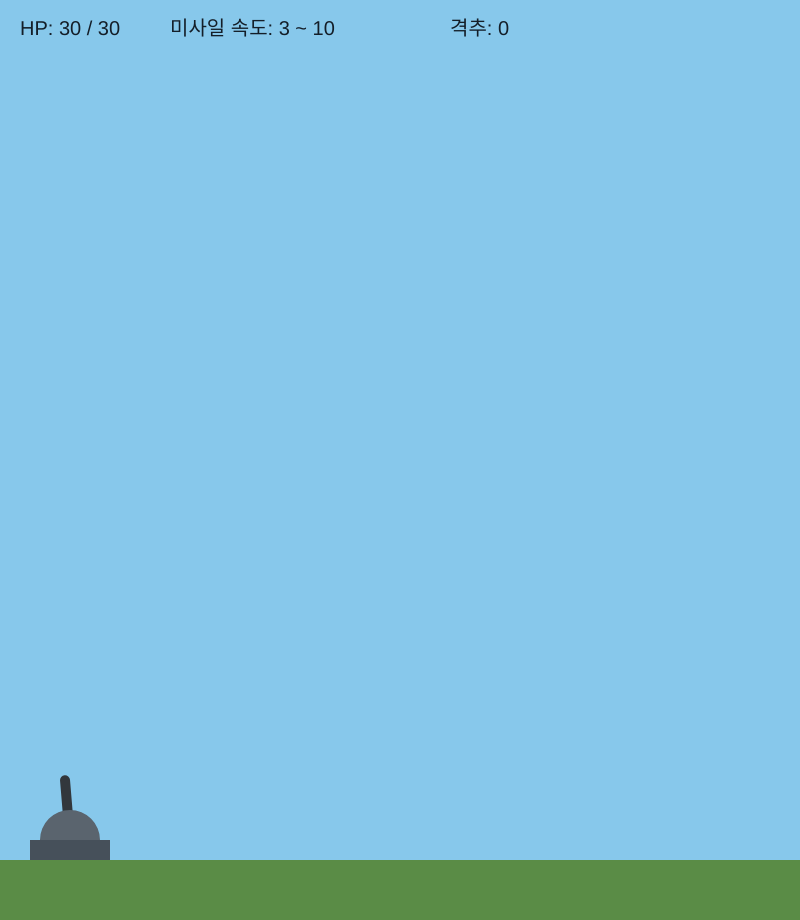
Frame 1 (no input)
Frame 60 (no input): identical to frame 1, image omitted
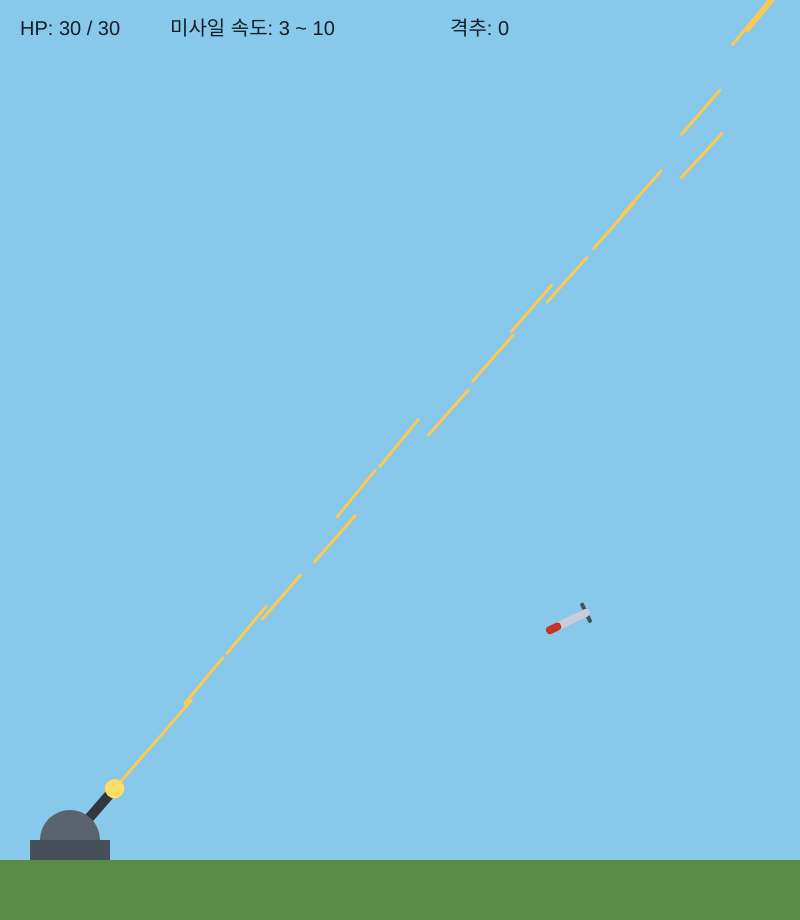
Frame 120 (the mouse pressed at the canvas centre since frame 60)

The p5.js sketch that drew these frames (run headless with seeded random() and noise() and a simulated clock; from frame 60 on, the mouse is pressed at the canvas centre):

// p5.js sketch
// ── sketch.js

// 대공포 게임

// [대공포 위치]: 포탑 중심 좌표 (포신이 도는 기준점) - 왼쪽 아래 구석
let gunX = 70;
let gunY = 840;

// [땅 높이]: 이 y값보다 아래는 땅
let groundY = 860;

// [미사일]: 미사일 1개 = { x, y, dirX, dirY, speed }
//  x, y       : 미사일 머리(앞 끝) 위치
//  dirX, dirY : 날아가는 방향 (길이 1짜리 방향)
//  speed      : 한 프레임에 움직이는 거리
let missiles = [];

// [포탄]: 포탄 1개 = { x, y, vx, vy }
//  x, y   : 포탄 위치
//  vx, vy : 한 프레임에 움직이는 가로, 세로 거리
let bullets = [];

// [마지막 발사 프레임]: 포구 화염을 잠깐 보여주기 위해 기억
let lastFireFrame = -100;

// [폭발 목록]: 폭발 1개 = { x, y, life }
//  life : 남은 프레임 수 (0이 되면 사라짐)
let booms = [];

// [게임 상태]
let hp = 30;            // 대공포 체력
let score = 0;          // 격추한 미사일 수
let isGameOver = false; // HP가 0이 되면 true
let startFrame = 0;     // 게임을 시작한 프레임 (속도 계산 기준)

function setup() {
  createCanvas(800, 920); // 세로로 긴 캔버스 (1920x1080 화면에서 안 잘리는 높이)
}


function draw() {
  drawBackground(); // 하늘과 땅 그리기

  // 게임 중일 때만 미사일 생성과 발사
  if (!isGameOver) {
    // 60프레임(약 1초)마다 미사일 1개 생성
    if (frameCount % 60 === 0) {
      spawnMissile();
    }

    // [연사]: 마우스를 누르고 있는 동안 매 프레임 1발 (초당 약 60발)
    if (mouseIsPressed) {
      fireBullet();
      // fireBullet();
    }
  }

  updateMissiles(); // 미사일 이동 + 그리기 (땅에 닿으면 HP 감소)
  updateBullets();  // 포탄 이동 + 그리기
  checkHits();      // 포탄과 미사일 충돌 검사
  drawBooms();      // 폭발 그리기
  drawGun();        // 대공포 그리기
  drawUI();         // HP, 속도 범위, 점수, Your Died
}

// [배경]: 하늘과 땅
function drawBackground() {
  background(135, 200, 235); // 하늘색으로 화면 전체 칠하기

  noStroke();                         // 테두리 없음
  fill(90, 140, 70);                  // 땅 색 (초록)
  rect(0, groundY, width, height - groundY); // 화면 아래쪽 땅
}

// [대공포]: 몸체, 포신, 포탑
function drawGun() {
  // [방향 계산]: 포탑 중심 → 마우스까지의 차이와 거리
  let dx = mouseX - gunX;                   // 가로 차이
  let dy = mouseY - gunY;                   // 세로 차이
  let d = dist(gunX, gunY, mouseX, mouseY); // 두 점 사이 거리
  if (d < 1) {
    d = 1; // 거리가 0이면 나눗셈이 안 되므로 1로 고정
  }

  // [포신 끝 좌표]: 마우스 방향으로 60px 떨어진 점
  let endX = gunX + dx / d * 60;
  let endY = gunY + dy / d * 60;

  // [포신]: 포탑 중심에서 포신 끝까지 굵은 선
  stroke(50, 55, 60);  // 진한 회색
  strokeWeight(10);    // 선 굵기 10
  line(gunX, gunY, endX, endY);

  // [포구 화염]: 방금 쐈다면(2프레임 이내) 포신 끝에 노란 불꽃
  if (frameCount - lastFireFrame < 2) {
    noStroke();
    fill(255, 220, 100);                         // 밝은 노란색
    let flashX = endX + dx / d * 8;              // 포신 끝보다 조금 앞
    let flashY = endY + dy / d * 8;
    ellipse(flashX, flashY, random(14, 22), random(14, 22)); // 크기가 매번 달라 번쩍이는 느낌
  }

  // [포탑]: 위로 볼록한 반원 (포신 뿌리를 덮음)
  noStroke();
  fill(90, 100, 110);                    // 회색
  arc(gunX, gunY, 60, 60, 3.14, 6.28);   // 180도 ~ 360도 = 위쪽 반원

  // [몸체]: 포탑 아래 직사각형 받침
  fill(70, 80, 90);                // 조금 더 진한 회색
  rect(gunX - 40, gunY, 80, 20);   // 포탑 바로 아래부터 땅까지
}

// [미사일 생성]: 화면 위쪽 또는 오른쪽 밖에서 대공포를 향해 출발
function spawnMissile() {
  let m = {}; // 미사일 1개

  // 위쪽, 오른쪽 중 하나를 랜덤으로 고르기
  if (random(0, 1) < 0.5) {
    // [위쪽]: 화면 위 바로 바깥, 가로는 아무 데나
    m.x = random(0, width);
    m.y = random(-80, -40);
  } 
  else {
    // [오른쪽]: 화면 오른쪽 바로 바깥, 세로는 위 ~ 650 사이
    m.x = random(width + 40, width + 80);
    m.y = random(0, 650);
  }

  // [방향 계산]: 미사일 → 대공포 받침(땅 위)까지
  let dx = gunX - m.x;
  let dy = groundY - m.y;
  let d = dist(m.x, m.y, gunX, groundY);
  m.dirX = dx / d;       // 가로 방향
  m.dirY = dy / d;       // 세로 방향

  // [속도]: 시간이 지날수록 빨라지는 범위에서 랜덤
  let bonus = getSpeedBonus();
  m.speed = random(3 + bonus, 10 + bonus); // 처음 3~10 → 최대 103~110

  missiles.push(m); // 배열에 추가
}

// [미사일 이동]: 모든 미사일을 움직이고, 남길 미사일만 새 배열에 담기
function updateMissiles() {
  let alive = []; // 다음 프레임에도 남을 미사일

  for (let i = 0; i < missiles.length; i++) {
    let m = missiles[i]; // 현재 미사일

    // 포탄에 맞은 미사일(dead)은 건너뜀 = 새 배열에 안 넣음
    if (!m.dead) {
      m.x += m.dirX * m.speed; // 방향 × 속도만큼 가로 이동
      m.y += m.dirY * m.speed; // 방향 × 속도만큼 세로 이동

      // 머리가 땅에 닿으면 = 대공포 피격
      if (m.y >= groundY) {
        addBoom(m.x, groundY);  // 떨어진 자리에 폭발
        if (hp > 0) {
          hp -= 1;              // HP 1 감소
        }
        if (hp === 0) {
          isGameOver = true;    // HP가 0이면 게임 오버
        }
        // 새 배열에 넣지 않음 = 미사일 제거
      } 
      else {
        drawMissile(m);   // 아직 공중이면 그리기
        alive.push(m);    // 새 배열에 남기기
      }
    }
  }

  missiles = alive; // 남은 미사일만으로 배열 교체
}

// [미사일 그리기]: 날아가는 방향을 따라 선으로 그림 (회전 없이)
function drawMissile(m) {
  // 꼬리 위치: 머리에서 반대 방향으로 40px
  let tailX = m.x - m.dirX * 40;
  let tailY = m.y - m.dirY * 40;

  // [날개]: 꼬리에서 진행 방향과 수직으로 뻗은 짧은 선
  stroke(70, 80, 90);
  strokeWeight(4);
  line(tailX - m.dirY * 9, tailY + m.dirX * 9,
       tailX + m.dirY * 9, tailY - m.dirX * 9);

  // [몸통]: 꼬리에서 머리 바로 뒤까지 굵은 회색 선
  stroke(200, 205, 215);
  strokeWeight(8);
  line(tailX, tailY, m.x - m.dirX * 8, m.y - m.dirY * 8);

  // [탄두]: 머리 끝 빨간 부분
  stroke(200, 50, 40);
  line(m.x - m.dirX * 8, m.y - m.dirY * 8, m.x, m.y);
}

// [포탄 발사]: 포신 끝에서 마우스 방향으로 포탄 1발 추가
function fireBullet() {
  // [방향 계산]: 포탑 중심 → 마우스 (drawGun과 같은 방법)
  let dx = mouseX - gunX;
  let dy = mouseY - gunY;
  let d = dist(gunX, gunY, mouseX, mouseY);
  if (d < 1) {
    d = 1; // 0으로 나누기 방지
  }

  // [탄 퍼짐]: 방향을 아주 조금씩 랜덤으로 흔들어 기관포처럼 흩어지게
  let dirX = dx / d + random(-0.03, 0.03);
  let dirY = dy / d + random(-0.03, 0.03);

  let b = {};                  // 포탄 1발
  b.x = gunX + dx / d * 60;    // 시작 위치 = 포신 끝
  b.y = gunY + dy / d * 60;
  b.vx = dirX * 60;            // 한 프레임에 60px 속도로 날아감
  b.vy = dirY * 60;

  bullets.push(b);             // 배열에 추가
  lastFireFrame = frameCount;  // 포구 화염 표시용
}

// [포탄 이동]: 모든 포탄을 움직이고, 남길 포탄만 새 배열에 담기
function updateBullets() {
  let alive = []; // 다음 프레임에도 남을 포탄

  for (let i = 0; i < bullets.length; i++) {
    let b = bullets[i]; // 현재 포탄

    // 미사일을 맞힌 포탄(dead)은 건너뜀 = 새 배열에 안 넣음
    if (!b.dead) {
      b.x += b.vx; // 가로 이동
      b.y += b.vy; // 세로 이동

      // 화면 안이고 땅 위일 때만 그리고 남기기 (밖으로 나가면 제거)
      if (b.x > -20 && b.x < width + 20 && b.y > -20 && b.y < groundY) {
        // [예광탄]: 진행 방향 뒤로 짧게 꼬리를 그린 밝은 선
        stroke(255, 200, 80);  // 주황빛 노란색
        strokeWeight(3);
        line(b.x, b.y, b.x - b.vx, b.y - b.vy); // 한 프레임 전 위치까지
        alive.push(b);         // 새 배열에 남기기
      }
    }
  }

  bullets = alive; // 남은 포탄만으로 배열 교체
}

// [이벤트 함수]: 마우스를 누르는 순간 1번 실행 → 첫 발 바로 발사
function mousePressed() {
  if (!isGameOver) {
    fireBullet();
  }
}

// [이벤트 함수]: 키를 누르는 순간 1번 실행 → r 키로 다시 시작
function keyPressed() {
  if (key === 'r' || key === 'R') {
    resetGame();
  }
}

// [속도 증가]: 게임 시작 후 5초(300프레임)마다 1씩 증가, 최대 100
function getSpeedBonus() {
  let steps = floor((frameCount - startFrame) / 300); // 지난 5초 묶음 수 (정수)
  return constrain(steps, 0, 100);
}

// [충돌 검사]:
function checkHits() {
  for (let i = 0; i < missiles.length; i++) {
    let m = missiles[i];

    // 미사일 몸통 가운데 (머리에서 20px 뒤)
    let mx = m.x - m.dirX * 20;
    let my = m.y - m.dirY * 20;

    for (let j = 0; j < bullets.length; j++) {
      let b = bullets[j];

      // 포탄이 한 프레임에 60px나 움직여서 미사일을 건너뛸 수 있으므로
      // 지금 위치, 1/2 전 위치 두 곳을 검사
      let d1 = dist(b.x, b.y, mx, my);
      let d2 = dist(b.x - b.vx / 2, b.y - b.vy / 2, mx, my);

      // 둘 다 아직 안 맞았고, 가까우면 격추
      if (!m.dead && !b.dead && (d1 < 30 || d2 < 30)) {
        addBoom(mx, my);  // 미사일 자리에 폭발
        score += 1;       // 점수 +1
        m.dead = true;    // 미사일 표시 → 다음 프레임 updateMissiles에서 빠짐
        b.dead = true;    // 포탄 표시 → 다음 프레임 updateBullets에서 빠짐
      }
    }
  }
}

// [폭발 추가]: (x, y)에 20프레임짜리 폭발 생성
function addBoom(x, y) {
  let e = {};
  e.x = x;
  e.y = y;
  e.life = 20;   // 20프레임(약 0.3초) 동안 보임
  booms.push(e);
}

// [폭발 그리기]: 점점 커지며 사라짐
function drawBooms() {
  let alive = []; // 다음 프레임에도 남을 폭발

  for (let i = 0; i < booms.length; i++) {
    let e = booms[i];

    // e.life는 화면에 남아 있는 프레임 수
    let size = (20 - e.life) * 3 + 20; // 시간이 갈수록 커짐 (20 → 77)

    // [불덩이]: 바깥 주황, 안쪽 노랑 (life가 줄수록 투명해짐)
    noStroke();
    fill(255, 120, 30, e.life * 12);
    ellipse(e.x, e.y, size, size);
    fill(255, 230, 120, e.life * 12);
    ellipse(e.x, e.y, size / 2, size / 2);

    // [불꽃]: 주변에 랜덤 점
    stroke(255, 250, 200);
    strokeWeight(3);
    point(e.x + random(-size / 2, size / 2), e.y + random(-size / 2, size / 2));
    point(e.x + random(-size / 2, size / 2), e.y + random(-size / 2, size / 2));

    e.life -= 1; // 수명 1 감소
    if (e.life > 0) {
      alive.push(e); // 수명이 남았으면 남기기 (끝나면 제거)
    }
  }

  booms = alive; // 남은 폭발만으로 배열 교체
}

// [UI]: 왼쪽 위에 HP, 미사일 속도 범위, 점수 / 그 아래 Your Died
function drawUI() {
  let bonus = getSpeedBonus();

  noStroke();
  fill(20, 30, 40);  // 진한 남색 글자
  textSize(20);

  // 첫째 줄: HP   미사일 속도 범위   격추 수
  text("HP: " + hp + " / 30", 20, 35);
  text("미사일 속도: " + (3 + bonus) + " ~ " + (10 + bonus), 170, 35);
  text("격추: " + score, 450, 35);

  // 둘째 줄: 게임 오버일 때만 빨간 글자
  if (isGameOver) {
    fill(220, 30, 30);
    textSize(40);
    text("Your Died", 20, 85);

    fill(20, 30, 40);
    textSize(16);
    text("R 키를 누르면 다시 시작", 20, 112);
  }
}

// 게임 초기화
function resetGame() {
  missiles = [];            // 미사일 모두 제거
  bullets = [];             // 포탄 모두 제거
  booms = [];               // 폭발 모두 제거
  hp = 30;                  // HP 다시 30
  score = 0;                // 점수 0
  isGameOver = false;       // Your Died 지우기
  startFrame = frameCount;  // 속도 범위도 처음부터
}
